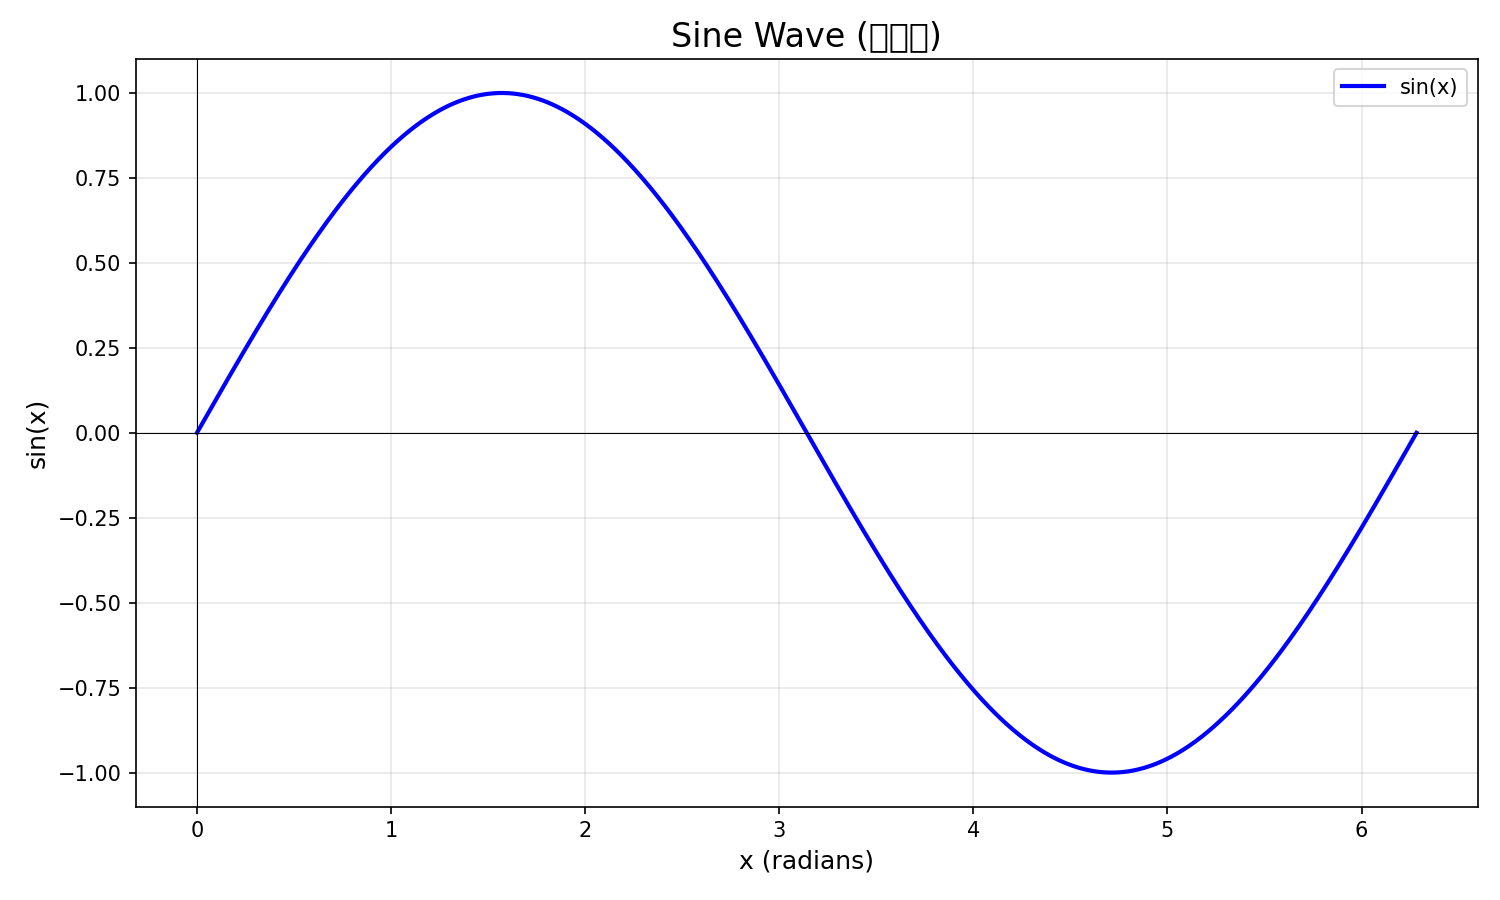

Python code for this plot:
import numpy as np
import matplotlib.pyplot as plt

# 生成正弦波数据
x = np.linspace(0, 2 * np.pi, 1000)  # 从0到2π，共1000个点
y = np.sin(x)

# 创建图像
plt.figure(figsize=(10, 6))
plt.plot(x, y, label='sin(x)', color='blue', linewidth=2)
plt.title('Sine Wave (正弦波)', fontsize=16)
plt.xlabel('x (radians)', fontsize=12)
plt.ylabel('sin(x)', fontsize=12)
plt.axhline(y=0, color='black', linewidth=0.5)  # x轴
plt.axvline(x=0, color='black', linewidth=0.5)  # y轴
plt.grid(True, alpha=0.3)
plt.legend()
plt.tight_layout()

# 保存图像
plt.savefig('sine_wave.png', dpi=150)
print("正弦波图像已保存为 sine_wave.png")

# 显示图像（如果在有图形界面的环境中）
# plt.show()
